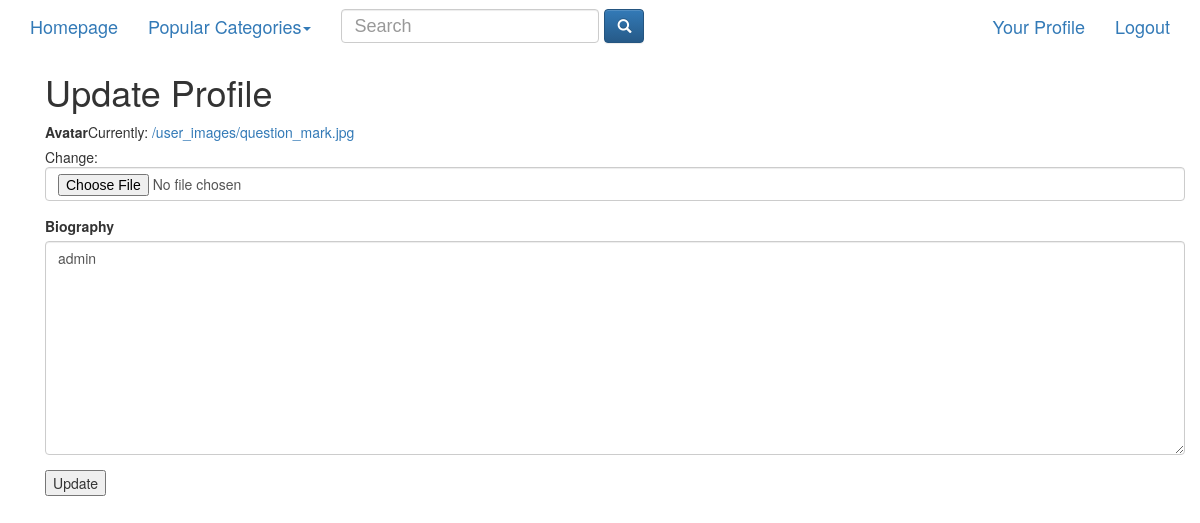
The app's page /accounts/update/5 (signed in), older data.
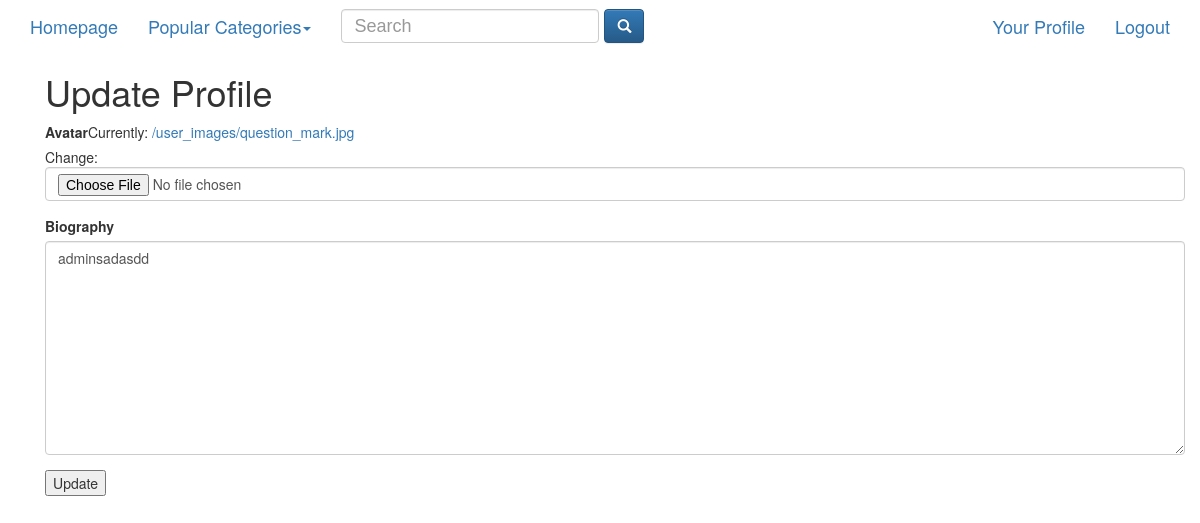
The same page, newer data.
### accounts/models.py (models this page shows, shortened)
class UserProfileInfo(models.Model):
    user = models.OneToOneField(User)
    avatar = models.ImageField(upload_to='user_images', default='/user_images/question_mark.jpg')
    biography = models.TextField(default='')
    number_of_documents = models.IntegerField(default=0)

### accounts/views.py (the view)
# urls.py: url(r'^update/(?P<pk>\d+)$', views.UpdateUserProfile.as_view(), name='update_user_detail'),
class UpdateUserProfile(UpdateView):
    model = UserProfileInfo
    fields = ('avatar', 'biography')
    template_name = 'accounts/user_update.html'
    def render_to_response(self, context, **response_kwargs):
        if self.object.user != self.request.user:
            return HttpResponseRedirect(reverse('no_permission'))
        return super(UpdateUserProfile, self).render_to_response(context, **response_kwargs)

### category/models.py (called while the page is built)
    def __str__(self):
        return self.name

### category/templatetags/category_template_tags.py (called while the page is built)
@register.inclusion_tag('category/popular_categories.html')
def get_popular_categories():
    return {'categories': Category.objects.annotate(num_docs=Count('document')).order_by('-num_docs')[:5]}

### accounts/templates/accounts/user_update.html (shortened to what this page needs)
{% extends "base.html" %}
{% load bootstrap3 %}
{% load staticfiles %}
{% block content %}
    <div class="container">
        <form method="post" enctype="multipart/form-data">
            <h1>Update Profile</h1>
            {% bootstrap_form form %}
            <input type="submit" value="Update">
        </form>
    </div>
{% endblock %}

Row changes from the older to the newer data that the page shows:
changed UserProfileInfo: biography "admin" → "adminsadasdd"
